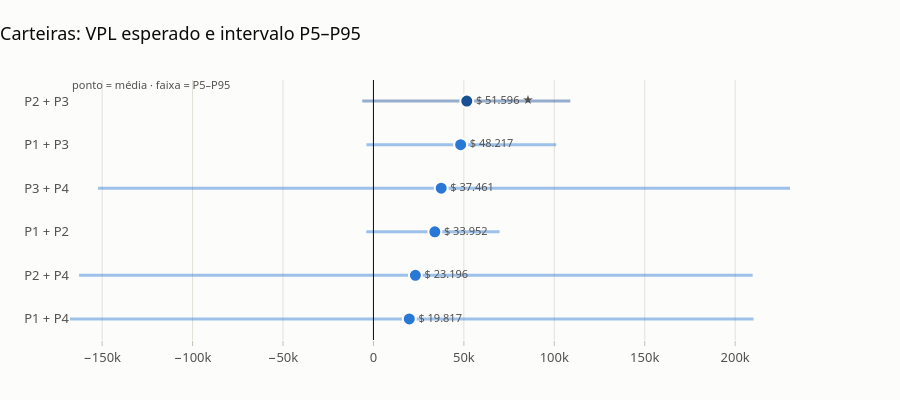

The cell this chart's notebook holds for it:
### Code cell
fig = viz.grafico_carteiras(cart, coluna="Média", faixa=("P5", "P95"), titulo="Carteiras: VPL esperado e intervalo P5–P95")
viz.exportar(fig, f"{SAIDA}/carteiras")
fig

### Figure 1 — Plotly figure (JSON) as saved in the notebook; plotly's stock layout.template omitted (floating-point values rounded to 4 significant figures)
{"data": [{"hoverinfo": "skip", "line": {"color": "#2a78d6", "width": 3}, "mode": "lines", "opacity": 0.45, "showlegend": false, "type": "scatter", "x": [-167800.0, 210100.0], "y": ["P1 + P4", "P1 + P4"]}, {"hovertemplate": "P1 + P4<br>Média $ 19.817<br>P5 −$ 167.766 · P95 $ 210.108<extra></extra>", "marker": {"color": "#2a78d6", "line": {"color": "#fcfcfb", "width": 2}, "size": 13}, "mode": "markers+text", "showlegend": false, "text": ["$ 19.817"], "textfont": {"color": "#52514e", "size": 11}, "textposition": "middle right", "type": "scatter", "x": [19820.0], "y": ["P1 + P4"]}, {"hoverinfo": "skip", "line": {"color": "#2a78d6", "width": 3}, "mode": "lines", "opacity": 0.45, "showlegend": false, "type": "scatter", "x": [-162800.0, 209600.0], "y": ["P2 + P4", "P2 + P4"]}, {"hovertemplate": "P2 + P4<br>Média $ 23.196<br>P5 −$ 162.755 · P95 $ 209.638<extra></extra>", "marker": {"color": "#2a78d6", "line": {"color": "#fcfcfb", "width": 2}, "size": 13}, "mode": "markers+text", "showlegend": false, "text": ["$ 23.196"], "textfont": {"color": "#52514e", "size": 11}, "textposition": "middle right", "type": "scatter", "x": [23200.0], "y": ["P2 + P4"]}, {"hoverinfo": "skip", "line": {"color": "#2a78d6", "width": 3}, "mode": "lines", "opacity": 0.45, "showlegend": false, "type": "scatter", "x": [-3957.0, 69750.0], "y": ["P1 + P2", "P1 + P2"]}, {"hovertemplate": "P1 + P2<br>Média $ 33.952<br>P5 −$ 3.957 · P95 $ 69.753<extra></extra>", "marker": {"color": "#2a78d6", "line": {"color": "#fcfcfb", "width": 2}, "size": 13}, "mode": "markers+text", "showlegend": false, "text": ["$ 33.952"], "textfont": {"color": "#52514e", "size": 11}, "textposition": "middle right", "type": "scatter", "x": [33950.0], "y": ["P1 + P2"]}, {"hoverinfo": "skip", "line": {"color": "#2a78d6", "width": 3}, "mode": "lines", "opacity": 0.45, "showlegend": false, "type": "scatter", "x": [-152200.0, 230300.0], "y": ["P3 + P4", "P3 + P4"]}, {"hovertemplate": "P3 + P4<br>Média $ 37.461<br>P5 −$ 152.239 · P95 $ 230.313<extra></extra>", "marker": {"color": "#2a78d6", "line": {"color": "#fcfcfb", "width": 2}, "size": 13}, "mode": "markers+text", "showlegend": false, "text": ["$ 37.461"], "textfont": {"color": "#52514e", "size": 11}, "textposition": "middle right", "type": "scatter", "x": [37460.0], "y": ["P3 + P4"]}, {"hoverinfo": "skip", "line": {"color": "#2a78d6", "width": 3}, "mode": "lines", "opacity": 0.45, "showlegend": false, "type": "scatter", "x": [-3878.0, 101100.0], "y": ["P1 + P3", "P1 + P3"]}, {"hovertemplate": "P1 + P3<br>Média $ 48.217<br>P5 −$ 3.878 · P95 $ 101.068<extra></extra>", "marker": {"color": "#2a78d6", "line": {"color": "#fcfcfb", "width": 2}, "size": 13}, "mode": "markers+text", "showlegend": false, "text": ["$ 48.217"], "textfont": {"color": "#52514e", "size": 11}, "textposition": "middle right", "type": "scatter", "x": [48220.0], "y": ["P1 + P3"]}, {"hoverinfo": "skip", "line": {"color": "#184f95", "width": 3}, "mode": "lines", "opacity": 0.45, "showlegend": false, "type": "scatter", "x": [-6173.0, 108900.0], "y": ["P2 + P3", "P2 + P3"]}, {"hovertemplate": "P2 + P3<br>Média $ 51.596<br>P5 −$ 6.173 · P95 $ 108.859<extra></extra>", "marker": {"color": "#184f95", "line": {"color": "#fcfcfb", "width": 2}, "size": 13}, "mode": "markers+text", "showlegend": false, "text": ["$ 51.596 ★"], "textfont": {"color": "#52514e", "size": 11}, "textposition": "middle right", "type": "scatter", "x": [51600.0], "y": ["P2 + P3"]}], "layout": {"annotations": [{"font": {"color": "#52514e", "size": 11}, "showarrow": false, "text": "ponto = média · faixa = P5–P95", "x": 0, "xanchor": "left", "xref": "paper", "y": 1.02, "yref": "paper"}], "height": 400, "margin": {"r": 110}, "shapes": [{"line": {"color": "#0b0b0b", "width": 1}, "type": "line", "x0": 0, "x1": 0, "xref": "x", "y0": 0, "y1": 1, "yref": "y domain"}], "title": {"text": "Carteiras: VPL esperado e intervalo P5–P95"}, "xaxis": {"gridcolor": "#e1e0d9", "showgrid": true}, "yaxis": {"automargin": true, "showgrid": false, "zeroline": false}}}
